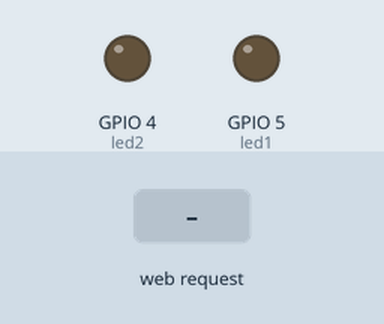
Bench run of a sketch on a simulated ESP8266 (NodeMCU). Shown: output pins drawn as LEDs (lit = HIGH). The test bench sets the inputs (shaded band). WiFi joins after 1.5 s; servers stay silent unless stated; what the sketch prints to the serial monitor is not drawn.

Above: at 2.7 s.
2.8 s: HTTP request GET /led1 received
At 3.3 s:
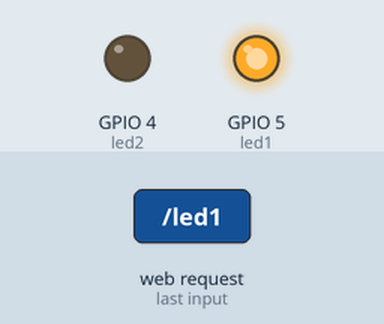
4.3 s: HTTP request GET /led2 received
At 5.5 s:
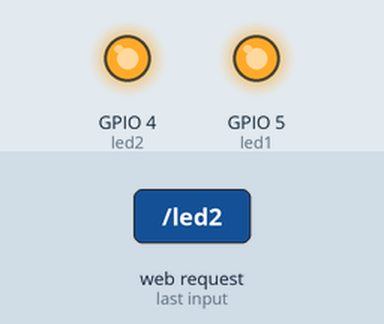
5.8 s: HTTP request GET /reset received
At 6.8 s:
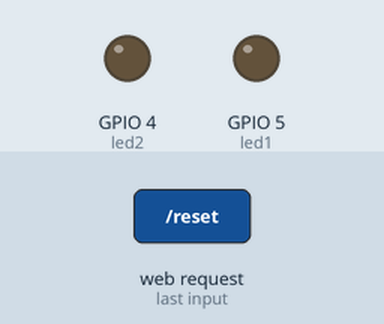
7.3 s: HTTP request GET /led2 received
At 7.9 s:
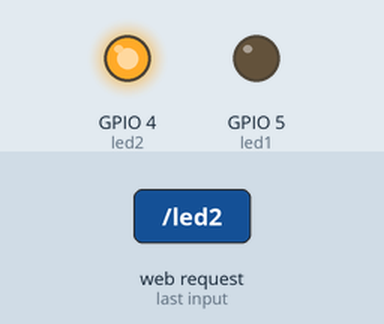
Timing chart, 0 to 9.8 s (numbered marks = the images above; inputs shaded):
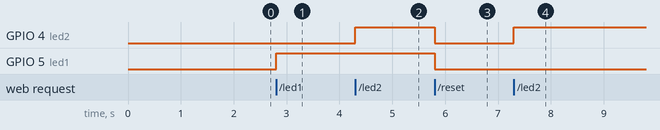

The sketch:

sketch.ino
```cpp
#include <ESP8266WiFi.h>
#include <ESP8266WebServer.h>

// --- UPDATE YOUR CREDENTIALS ---
const char *ssid = "Calamity_2.5Ghz";      // e.g. "iPhone"
const char *password = "P0n!1ooe"; // e.g. "password123"
// -------------------------------

const int led1 = 5; // D1
const int led2 = 4; // D2

ESP8266WebServer server(80);

void sendCORS() {
  server.sendHeader("Access-Control-Allow-Origin", "*");
  server.sendHeader("Access-Control-Allow-Methods", "POST, GET, OPTIONS");
  server.sendHeader("Access-Control-Allow-Headers", "Origin, X-Requested-With, Content-Type, Accept");
  server.sendHeader("Access-Control-Allow-Private-Network", "true");
}

void handleRoot() { sendCORS(); server.send(200, "text/plain", "System Online"); }
void turnLed1On() { sendCORS(); digitalWrite(led1, HIGH); server.send(200, "text/plain", "LED 1 ON"); }
void turnLed2On() { sendCORS(); digitalWrite(led2, HIGH); server.send(200, "text/plain", "LED 2 ON"); }
void handleOptions() { sendCORS(); server.send(204); }

// --- NEW FUNCTION TO TURN OFF LEDS ---
void resetLeds() {
  sendCORS();
  digitalWrite(led1, LOW);
  digitalWrite(led2, LOW);
  server.send(200, "text/plain", "LEDs OFF");
}

void setup() {
  Serial.begin(115200);
  pinMode(led1, OUTPUT);
  pinMode(led2, OUTPUT);
  digitalWrite(led1, LOW);
  digitalWrite(led2, LOW);

  WiFi.mode(WIFI_STA);
  WiFi.begin(ssid, password);

  while (WiFi.status() != WL_CONNECTED) {
    delay(500);
    Serial.print(".");
  }

  Serial.println("");
  Serial.println(WiFi.localIP());

  server.on("/", HTTP_GET, handleRoot);
  server.on("/led1", HTTP_GET, turnLed1On);
  server.on("/led2", HTTP_GET, turnLed2On);
  server.on("/reset", HTTP_GET, resetLeds); // <--- New Route
  server.onNotFound([]() { if(server.method() == HTTP_OPTIONS) handleOptions(); else server.send(404); });

  server.begin();
}

void loop() {
  server.handleClient();
}
```

Measured:
- after the input at 2.8 s, GPIO 5 (led1): LOW → HIGH at once
- after the input at 4.3 s, GPIO 4 (led2): LOW → HIGH at once
- after the input at 5.8 s, GPIO 4 (led2), GPIO 5 (led1): HIGH → LOW at once
- after the input at 7.3 s, GPIO 4 (led2): LOW → HIGH at once
